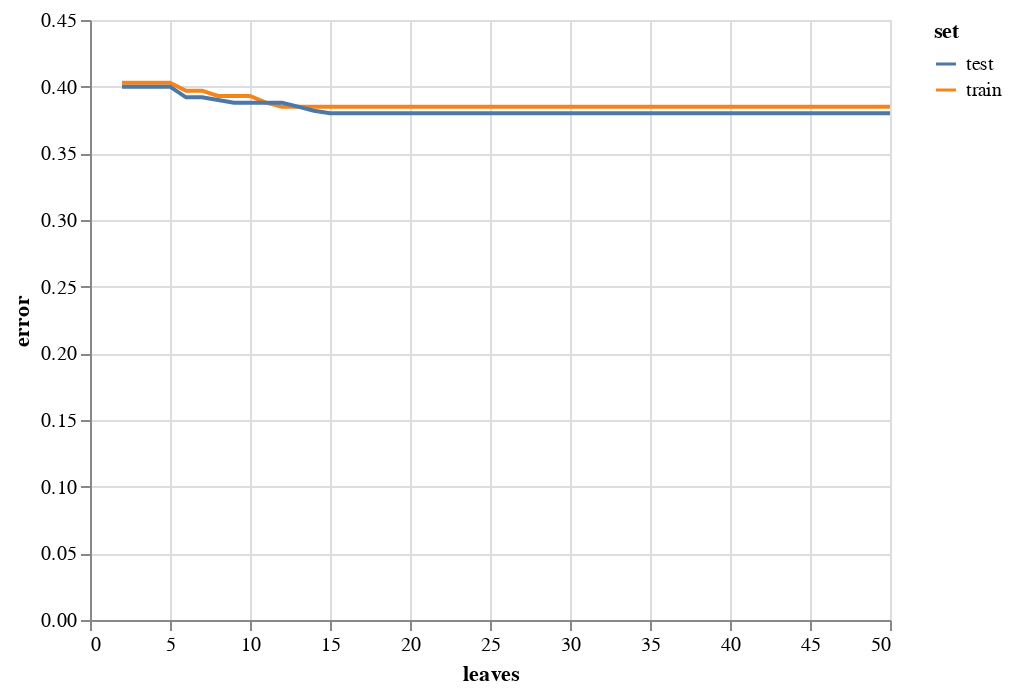

Write notebook code for a chart like this one.
### Code cell
alt.Chart(df_err).mark_line().encode(
    x = 'leaves',
    y = 'error',
    color = 'set',
    tooltip = ['leaves','error']
)
# Pretty much from this alone, we can say that this is also not a way in which we accurately test our data using just the first letter.

### Figure 1 — Vega-Lite specification as saved in the notebook (floating-point values rounded to 4 significant figures)
{"config": {"view": {"continuousWidth": 400, "continuousHeight": 300}}, "data": {"name": "data-e8243fcf400a24a1d0c3874c644f0945"}, "mark": "line", "encoding": {"color": {"field": "set", "type": "nominal"}, "tooltip": [{"field": "leaves", "type": "quantitative"}, {"field": "error", "type": "quantitative"}], "x": {"field": "leaves", "type": "quantitative"}, "y": {"field": "error", "type": "quantitative"}}, "$schema": "https://vega.github.io/schema/vega-lite/v4.17.0.json", "datasets": {"data-e8243fcf400a24a1d0c3874c644f0945": [{"leaves": 2.0, "error": 0.403, "set": "train"}, {"leaves": 3.0, "error": 0.403, "set": "train"}, {"leaves": 4.0, "error": 0.403, "set": "train"}, {"leaves": 5.0, "error": 0.403, "set": "train"}, {"leaves": 6.0, "error": 0.397, "set": "train"}, {"leaves": 7.0, "error": 0.397, "set": "train"}, {"leaves": 8.0, "error": 0.393, "set": "train"}, {"leaves": 9.0, "error": 0.393, "set": "train"}, {"leaves": 10.0, "error": 0.393, "set": "train"}, {"leaves": 11.0, "error": 0.388, "set": "train"}, {"leaves": 12.0, "error": 0.385, "set": "train"}, {"leaves": 13.0, "error": 0.385, "set": "train"}, {"leaves": 14.0, "error": 0.385, "set": "train"}, {"leaves": 15.0, "error": 0.385, "set": "train"}, {"leaves": 16.0, "error": 0.385, "set": "train"}, {"leaves": 17.0, "error": 0.385, "set": "train"}, {"leaves": 18.0, "error": 0.385, "set": "train"}, {"leaves": 19.0, "error": 0.385, "set": "train"}, {"leaves": 20.0, "error": 0.385, "set": "train"}, {"leaves": 21.0, "error": 0.385, "set": "train"}, {"leaves": 22.0, "error": 0.385, "set": "train"}, {"leaves": 23.0, "error": 0.385, "set": "train"}, {"leaves": 24.0, "error": 0.385, "set": "train"}, {"leaves": 25.0, "error": 0.385, "set": "train"}, {"leaves": 26.0, "error": 0.385, "set": "train"}, {"leaves": 27.0, "error": 0.385, "set": "train"}, {"leaves": 28.0, "error": 0.385, "set": "train"}, {"leaves": 29.0, "error": 0.385, "set": "train"}, {"leaves": 30.0, "error": 0.385, "set": "train"}, {"leaves": 31.0, "error": 0.385, "set": "train"}, {"leaves": 32.0, "error": 0.385, "set": "train"}, {"leaves": 33.0, "error": 0.385, "set": "train"}, {"leaves": 34.0, "error": 0.385, "set": "train"}, {"leaves": 35.0, "error": 0.385, "set": "train"}, {"leaves": 36.0, "error": 0.385, "set": "train"}, {"leaves": 37.0, "error": 0.385, "set": "train"}, {"leaves": 38.0, "error": 0.385, "set": "train"}, {"leaves": 39.0, "error": 0.385, "set": "train"}, {"leaves": 40.0, "error": 0.385, "set": "train"}, {"leaves": 41.0, "error": 0.385, "set": "train"}, {"leaves": 42.0, "error": 0.385, "set": "train"}, {"leaves": 43.0, "error": 0.385, "set": "train"}, {"leaves": 44.0, "error": 0.385, "set": "train"}, {"leaves": 45.0, "error": 0.385, "set": "train"}, {"leaves": 46.0, "error": 0.385, "set": "train"}, {"leaves": 47.0, "error": 0.385, "set": "train"}, {"leaves": 48.0, "error": 0.385, "set": "train"}, {"leaves": 49.0, "error": 0.385, "set": "train"}, {"leaves": 50.0, "error": 0.385, "set": "train"}, {"leaves": 2.0, "error": 0.4, "set": "test"}, {"leaves": 3.0, "error": 0.4, "set": "test"}, {"leaves": 4.0, "error": 0.4, "set": "test"}, {"leaves": 5.0, "error": 0.4, "set": "test"}, {"leaves": 6.0, "error": 0.392, "set": "test"}, {"leaves": 7.0, "error": 0.392, "set": "test"}, {"leaves": 8.0, "error": 0.39, "set": "test"}, {"leaves": 9.0, "error": 0.388, "set": "test"}, {"leaves": 10.0, "error": 0.388, "set": "test"}, {"leaves": 11.0, "error": 0.388, "set": "test"}, {"leaves": 12.0, "error": 0.388, "set": "test"}, {"leaves": 13.0, "error": 0.385, "set": "test"}, {"leaves": 14.0, "error": 0.382, "set": "test"}, {"leaves": 15.0, "error": 0.38, "set": "test"}, {"leaves": 16.0, "error": 0.38, "set": "test"}, {"leaves": 17.0, "error": 0.38, "set": "test"}, {"leaves": 18.0, "error": 0.38, "set": "test"}, {"leaves": 19.0, "error": 0.38, "set": "test"}, {"leaves": 20.0, "error": 0.38, "set": "test"}, {"leaves": 21.0, "error": 0.38, "set": "test"}, {"leaves": 22.0, "error": 0.38, "set": "test"}, {"leaves": 23.0, "error": 0.38, "set": "test"}, {"leaves": 24.0, "error": 0.38, "set": "test"}, {"leaves": 25.0, "error": 0.38, "set": "test"}, {"leaves": 26.0, "error": 0.38, "set": "test"}, {"leaves": 27.0, "error": 0.38, "set": "test"}, {"leaves": 28.0, "error": 0.38, "set": "test"}, {"leaves": 29.0, "error": 0.38, "set": "test"}, {"leaves": 30.0, "error": 0.38, "set": "test"}, {"leaves": 31.0, "error": 0.38, "set": "test"}, {"leaves": 32.0, "error": 0.38, "set": "test"}, {"leaves": 33.0, "error": 0.38, "set": "test"}, {"leaves": 34.0, "error": 0.38, "set": "test"}, {"leaves": 35.0, "error": 0.38, "set": "test"}, {"leaves": 36.0, "error": 0.38, "set": "test"}, {"leaves": 37.0, "error": 0.38, "set": "test"}, {"leaves": 38.0, "error": 0.38, "set": "test"}, {"leaves": 39.0, "error": 0.38, "set": "test"}, {"leaves": 40.0, "error": 0.38, "set": "test"}, {"leaves": 41.0, "error": 0.38, "set": "test"}, {"leaves": 42.0, "error": 0.38, "set": "test"}, {"leaves": 43.0, "error": 0.38, "set": "test"}, {"leaves": 44.0, "error": 0.38, "set": "test"}, {"leaves": 45.0, "error": 0.38, "set": "test"}, {"leaves": 46.0, "error": 0.38, "set": "test"}, {"leaves": 47.0, "error": 0.38, "set": "test"}, {"leaves": 48.0, "error": 0.38, "set": "test"}, {"leaves": 49.0, "error": 0.38, "set": "test"}, {"leaves": 50.0, "error": 0.38, "set": "test"}]}}
